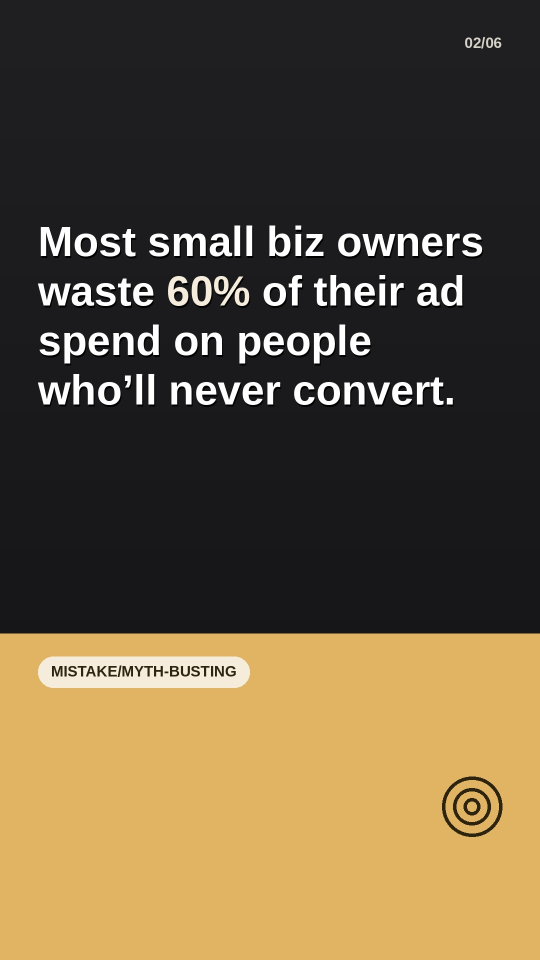
#> input picture posts/2024-06-10/carousel_1/slide_02.jpg, 1080 x 1920 px (shown at 1/2 size)
$ python -i render_qa.py   (imports and definitions only)
#> lines starting #> are read from the running program, lines starting #| are printed output that depends on the picture; after the words box and inside, x2 and y2 are one past the last pixel; in counts of white or black regions, pixels touching at a corner belong together
#> in analyse, im is the input picture: PIL image 1080x1920 RGB; mean R, G, B 101.5, 86.7, 61.3
"""
render_qa.py -- image analysis used by smoke_test_render.py.

WHY THIS EXISTS (2026-08-09): the old smoke test only asked "did it raise?".
It passed cleanly through the entire dark-palette rebrand while shipping a hook
pop-phrase drawn in (30,52,92) navy on a (10,10,13) background -- the largest
element on the most important slide, effectively invisible -- and body slides
with the top half empty. Green ticks for a week, nobody looked.

These checks are deliberately engine-agnostic. They read pixels, not layout
constants, so they keep working when the design changes and they cannot drift
out of sync with carousel_engine.py the way a hard-coded bounding box would.

THE THREE THINGS PIXELS CAN CATCH THAT AN EXCEPTION CANNOT:
  contrast  -- something was drawn but you cannot read it
  balance   -- something was drawn but it is all in one corner
  clipping  -- something was drawn past the edge of the canvas

Thresholds are tuned in daylight against known-bad output (the navy pop phrase,
the dark-on-dark follow pill) and known-good output (white headline on black).
Retune by running with --debug, which dumps the per-cell contrast map.
"""
import numpy as np
from PIL import Image, ImageFilter

# --- tuning -----------------------------------------------------------------
CELL = 90              # px; ~one cap-height of body copy at 56px
MIN_CONTRAST = 3.0     # WCAG AA for large text. All our text is large.

# Ink fraction is what separates "a headline nobody can read" from "the decorative
# constellation, which is supposed to be faint". Measured on the live engine:
# constellation lines and text drop-shadows top out around 0.14 of a cell; set copy
# at 96px or larger fills 0.4-0.9. Anything in between is chrome -- the badge shadow,
# the progress bar, the follow pill -- which is worth saying once, not ninety times.
INK_DECORATION = 0.16  # below this, it is decoration; ignore
INK_COPY = 0.35        # at or above this, it is set copy; a finding here is serious
INK_HIGHPASS = 10      # gray levels above local blur before a pixel counts as ink
BLUR_R = 12
DEAD_ROW_INK = 0.0025  # row is "empty" below this ink fraction
DEAD_RUN_FRAC = 0.34   # flag a dead band longer than this fraction of content
EDGE_PX = 3


def _srgb_to_lum(arr):
    """Relative luminance per WCAG 2.1. arr is HxWx3 uint8."""
    c = arr.astype(np.float64) / 255.0
    c = np.where(c <= 0.03928, c / 12.92, ((c + 0.055) / 1.055) ** 2.4)
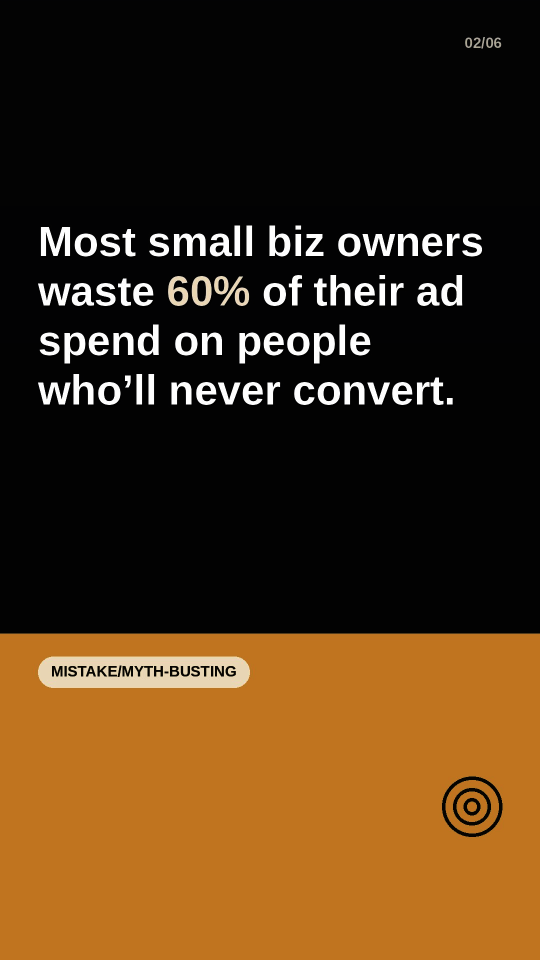
#> c: shape (1920, 1080, 3) float64 (shown at 1/2 size); mean R, G, B 0.295, 0.198, 0.089
    return 0.2126 * c[..., 0] + 0.7152 * c[..., 1] + 0.0722 * c[..., 2]
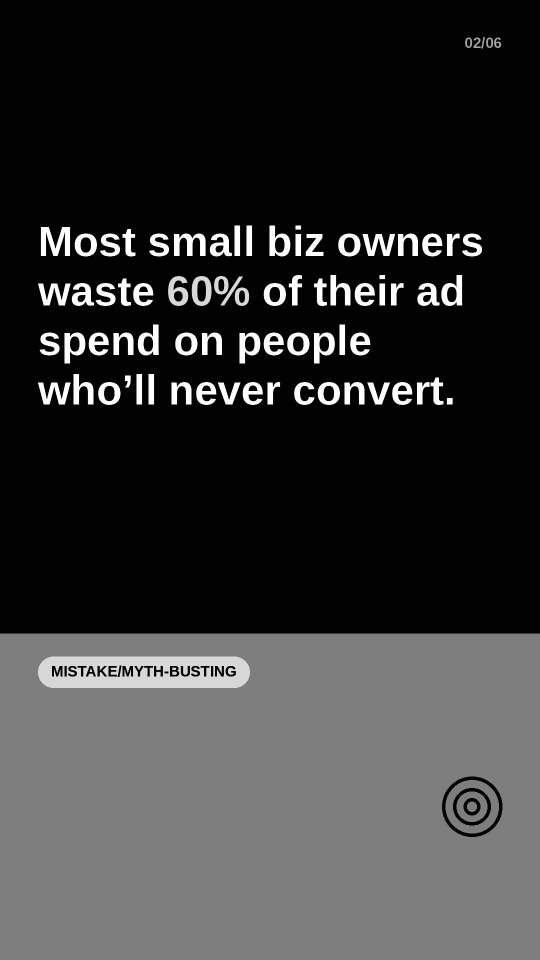
#> returned value: shape (1920, 1080) float64 (shown at 1/2 size); min 0, max 1, mean 0.211


def _ratio(hi, lo):
    return (hi + 0.05) / (lo + 0.05)


def ink_mask(im):
    """High-pass the image so text and hard shapes survive and smooth gradients
    do not. The constellation background is a real design element but it is drawn
    at very low amplitude, so it falls below INK_HIGHPASS and does not pollute the
    balance reading -- which is what we want: we are measuring *copy* placement."""
    g = im.convert("L")
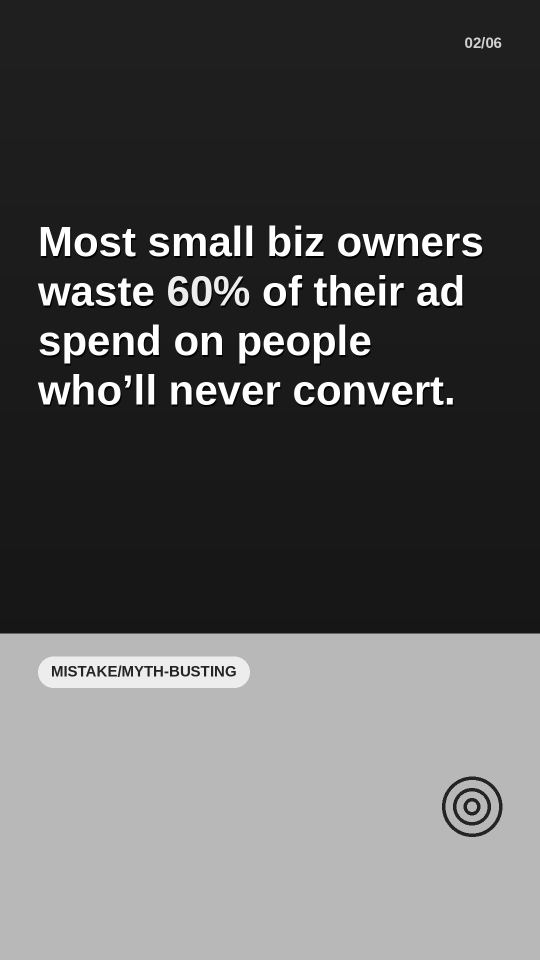
#> g: PIL image 1080x1920 L (shown at 1/2 size); min 0, max 255, mean 88
    hp = np.abs(np.asarray(g, dtype=np.int16)
                - np.asarray(g.filter(ImageFilter.GaussianBlur(BLUR_R)), dtype=np.int16))
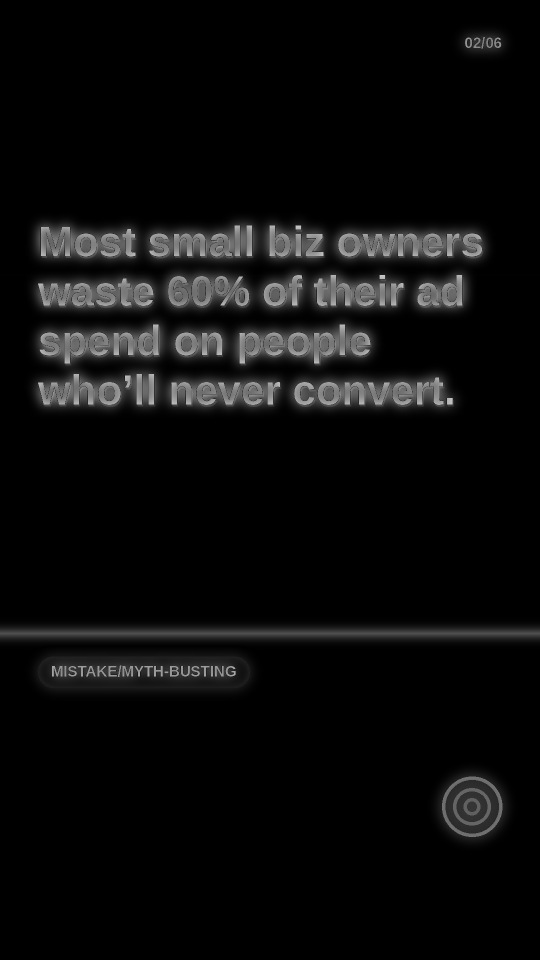
#> hp: shape (1920, 1080) int16 (shown at 1/2 size); min 0, max 200, mean 11.5
    return hp > INK_HIGHPASS
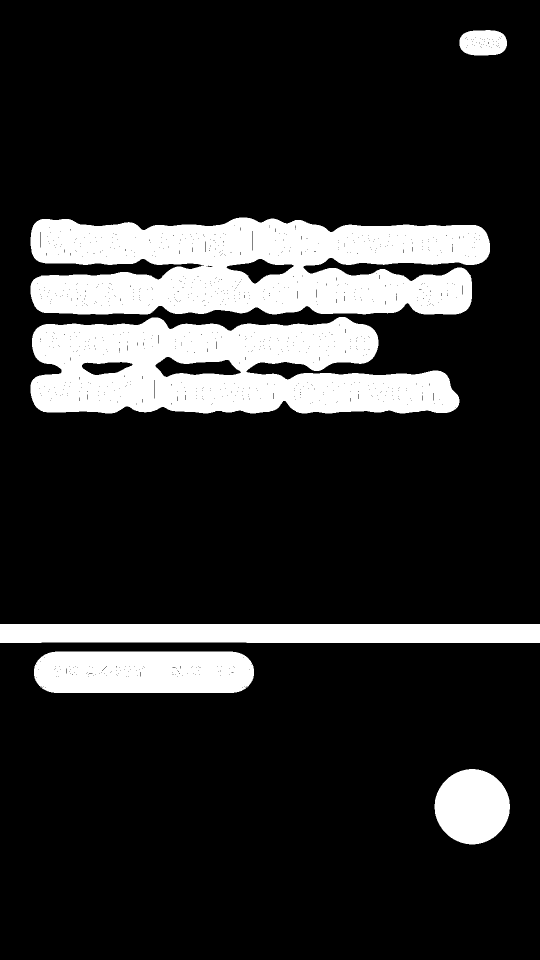
#> returned value: shape (1920, 1080) bool (shown at 1/2 size); 17.3% white; 8 white regions (2 under 20 px), largest, box (x1, y1, x2, y2) and area: (61, 435, 980, 629) 141523, (61, 634, 919, 827) 119381, (0, 1248, 1080, 1286) 40630, (68, 1303, 508, 1386) 34768, (869, 1538, 1020, 1689) 17696, (919, 60, 1014, 111) 4105


def _otsu_split(vals):
    """Split a cell's luminances into figure and ground.

    Replaces an earlier approach that took the ink mask as the figure and
    everything else as the ground. That works for text on a flat field and fails
    completely on a filled shape: a badge pill fills most of its cell, the mask
    saturates at 98%, and the leftover 2% "background" is unrepresentative, so a
    perfectly legible dark-on-accent badge measured 1.77:1. Otsu makes no
    assumption about which is which -- it just finds the threshold that best
    separates two populations, which is the actual question being asked.
    """
    hist, edges = np.histogram(vals, bins=64, range=(0.0, 1.0))
    total = hist.sum()
    if total == 0:
        return None
    centres = (edges[:-1] + edges[1:]) / 2.0
    w0 = np.cumsum(hist)
    w1 = total - w0
    valid = (w0 > 0) & (w1 > 0)
    if not valid.any():
        return None
    csum = np.cumsum(hist * centres)
    m0 = np.where(w0 > 0, csum / np.maximum(w0, 1), 0)
    m1 = np.where(w1 > 0, (csum[-1] - csum) / np.maximum(w1, 1), 0)
    between = w0 * w1 * (m0 - m1) ** 2
    between[~valid] = -1
    thr = centres[int(np.argmax(between))]
    lo_px, hi_px = vals[vals <= thr], vals[vals > thr]
    if lo_px.size < 20 or hi_px.size < 20:
        return None
    return float(np.percentile(hi_px, 85)), float(np.percentile(lo_px, 15))


def contrast_findings(im, min_ink=INK_DECORATION):
    """Walk the image in cells and, in each one, separate what was drawn from what
    it was drawn on, then measure the WCAG ratio between them.

    An earlier version took percentiles over the whole cell. That silently passed
    everything: a headline covers well under 8% of its cell's area, so the 92nd
    percentile was still background and every ratio came back 1.0:1. Ink has to be
    isolated by mask first -- the point of this check is precisely the case where
    ink and background are close together, so any method that treats the cell as
    one population cannot see it.

    Returns (x, y, ratio, ink_fraction) worst-first.
    """
    arr = np.asarray(im.convert("RGB"))
    L = _srgb_to_lum(arr)
    mask = ink_mask(im)
    h, w = L.shape
#> h = 1920; w = 1080
    out = []
    for y in range(0, h - CELL + 1, CELL):
        for x in range(0, w - CELL + 1, CELL):
            m = mask[y:y + CELL, x:x + CELL]
            frac = float(m.mean())
            if frac < min_ink:
                continue                      # nothing meaningful drawn here
            split = _otsu_split(L[y:y + CELL, x:x + CELL].ravel())
            if split is None:
                continue
            hi, lo = split
            r = _ratio(hi, lo)
            if r < MIN_CONTRAST:
                out.append((x, y, round(r, 2), round(frac, 3)))
#> this loop made 21 passes
#> after the loop, out = [(450, 810, 1.2, 0.161), (630, 810, 1.2, 0.164), (90, 1350, 1.65, 0.394), (180, 1350, 1.65, 0.399), (270, 1350, 1.65, 0.399), (360, 1350, 1.65, 0.4), (450, 1350, 1.65, 0.209)]
    out.sort(key=lambda t: t[2])
    return out


def merge_contrast(cells):
    """Collapse adjacent flagged cells into one region.

    A 130px number spans eight cells. Reporting it eight times buries the one line
    that matters under seven that repeat it, and a report nobody finishes reading is
    the same as the old test nobody looked at. Returns dicts with the region box, its
    worst ratio, its peak ink fraction, and a copy/chrome verdict.
    """
    if not cells:
        return []
    idx = {(x, y): (r, f) for x, y, r, f in cells}
#> idx = {(450, 810): (1.2, 0.161), (630, 810): (1.2, 0.164), (90, 1350): (1.65, 0.394), (180, 1350): (1.65, 0.399), (270, 1350): (1.65, 0.399), (360, 1350): (1.65, 0.4), (450, 1350): (1.65, 0.209)}
    seen, regions = set(), []
    for key in idx:
        if key in seen:
            continue
        stack, group = [key], []
        seen.add(key)
        while stack:
            cx, cy = stack.pop()
            group.append((cx, cy))
            for dx, dy in ((CELL, 0), (-CELL, 0), (0, CELL), (0, -CELL)):
                n = (cx + dx, cy + dy)
                if n in idx and n not in seen:
                    seen.add(n)
                    stack.append(n)
        xs = [g[0] for g in group]
        ys = [g[1] for g in group]
        ratios = [idx[g][0] for g in group]
        fracs = [idx[g][1] for g in group]
        regions.append({
            "box": (min(xs), min(ys), max(xs) + CELL, max(ys) + CELL),
            "ratio": min(ratios),
            "ink": max(fracs),
            "cells": len(group),
            "kind": "copy" if max(fracs) >= INK_COPY else "chrome",
        })
#> this loop made 7 passes
#> after the loop, regions = 3 items; seen = 7 items
    regions.sort(key=lambda r: (r["kind"] != "copy", r["ratio"]))
    return regions


def balance_findings(im, top_chrome=150, bottom_chrome=95):
    """Longest vertical band of the content area with essentially nothing in it.
    Catches the 'copy sits in the bottom third and the top half is void' failure
    that the rebrand introduced and nobody saw."""
#> called with top_chrome = 150, bottom_chrome = 95
    mask = ink_mask(im)
    h = mask.shape[0]
#> h = 1920
    rows = mask[top_chrome:h - bottom_chrome].mean(axis=1)
#> rows = 1675 values, max 1 at index 1098, min 0 at index 0, mean 0.196
    n = len(rows)
#> n = 1675
    best_run, run, best_start, start = 0, 0, 0, 0
    for i, v in enumerate(rows):
        if v < DEAD_ROW_INK:
            if run == 0:
                start = i
            run += 1
            if run > best_run:
                best_run, best_start = run, start
        else:
            run = 0
#> this loop made 1675 passes
#> start on pass 1: 0
#> after the loop, best_run = 421; best_start = 677
    frac = best_run / float(n)
#> frac = 0.251
    centroid = float((rows * np.arange(n)).sum() / max(rows.sum(), 1e-9) / n)
#> centroid = 0.401
    return {
        "dead_frac": round(frac, 3),
        "dead_from": top_chrome + best_start,
        "dead_to": top_chrome + best_start + best_run,
        "centroid": round(centroid, 3),
        "flag": frac > DEAD_RUN_FRAC,
    }


def clip_findings(im, mid_band=(0.12, 0.88)):
    """Ink touching the left/right edge in the middle band means a line ran off the
    canvas. Corners are excluded because the corner triangle and the progress bar
    bleed on purpose."""
#> called with mid_band = (0.12, 0.88)
    mask = ink_mask(im)
    h, w = mask.shape
#> h = 1920; w = 1080
    a, b = int(h * mid_band[0]), int(h * mid_band[1])
#> a = 230; b = 1689
    left = mask[a:b, :EDGE_PX].any()
#> left = True
    right = mask[a:b, w - EDGE_PX:].any()
#> right = True
    return {"left": bool(left), "right": bool(right), "flag": bool(left or right)}


def analyse(path, top_chrome=150, bottom_chrome=95):
    im = Image.open(path).convert("RGB")
    return {
        "path": path,
        "size": im.size,
        "contrast": merge_contrast(contrast_findings(im)),
        "balance": balance_findings(im, top_chrome, bottom_chrome),
        "clip": clip_findings(im),
    }


def ink_mass(path_or_im):
    im = Image.open(path_or_im) if isinstance(path_or_im, str) else path_or_im
    return float(ink_mask(im.convert("RGB")).mean())


def frame_rms(p1, p2):
    a = np.asarray(Image.open(p1).convert("RGB"), dtype=np.float64)
    b = np.asarray(Image.open(p2).convert("RGB"), dtype=np.float64)
    return float(np.sqrt(((a - b) ** 2).mean()))


def contact_sheet(paths, out_path, cols=5, thumb_w=300, label=None):
    """A human still has to look. This makes looking cost one click instead of ten."""
    from PIL import ImageDraw
    ims = [Image.open(p).convert("RGB") for p in paths]
    if not ims:
        return None
    ar = ims[0].height / ims[0].width
    tw, th = thumb_w, int(thumb_w * ar)
    rows = (len(ims) + cols - 1) // cols
    pad, head = 8, (34 if label else 0)
    sheet = Image.new("RGB", (cols * (tw + pad) + pad, rows * (th + pad) + pad + head), (24, 24, 28))
    d = ImageDraw.Draw(sheet)
    if label:
        d.text((pad + 2, 10), label, fill=(235, 235, 240))
    for i, im in enumerate(ims):
        r, c = divmod(i, cols)
        sheet.paste(im.resize((tw, th), Image.LANCZOS),
                    (pad + c * (tw + pad), head + pad + r * (th + pad)))
    sheet.save(out_path, quality=90)
    return out_path

>>> result = analyse('posts/2024-06-10/carousel_1/slide_02.jpg')
#> result = 5 items
